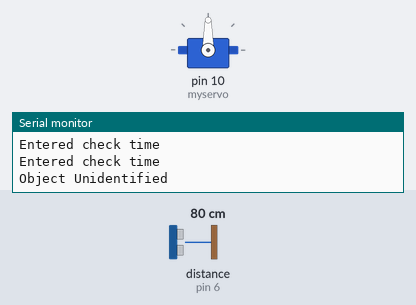
A sketch run on a simulated Arduino Uno, built with avr-gcc and run on an emulated ATmega328P. Parts: servo, the last lines printed to the serial monitor. Wiring (inferred from the names in the program): ultrasonic range finder: trigger pin 5; echo pin 6. Inputs (shaded band) come from the test bench; at power-on: distance to the obstacle (sensor on pin 6) 80 cm. The echo pulse lasts 58.3 µs per cm.

Above: at 1.2 s.
1.3 s: distance to the obstacle (sensor on pin 6) set to 9 cm
2.9 s: distance to the obstacle (sensor on pin 6) set to 35 cm
5.9 s: distance to the obstacle (sensor on pin 6) set to 120 cm
At 7.0 s:
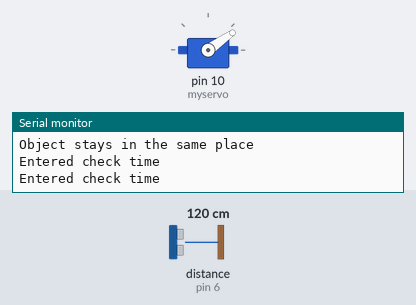
8.9 s: distance to the obstacle (sensor on pin 6) set to 32 cm
At 10.4 s:
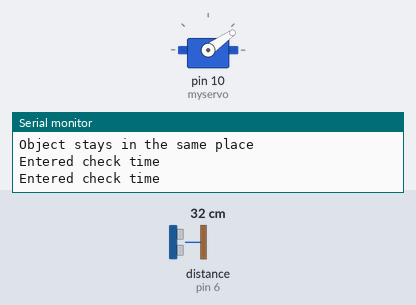
11.9 s: distance to the obstacle (sensor on pin 6) set to 38 cm
At 12.5 s:
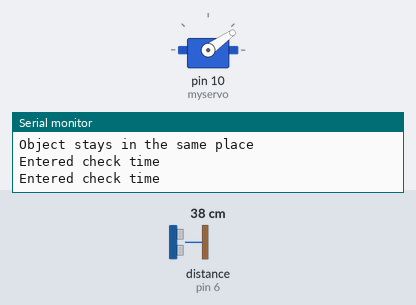
Timing chart, 0 to 14.9 s (numbered marks = the images above; inputs shaded):
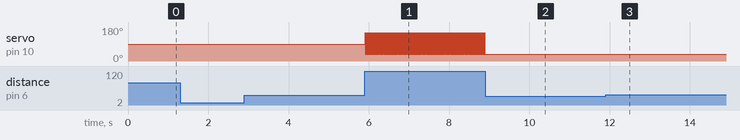

The sketch:

ultrasonic_servo_1.ino
```cpp
#include <Servo.h>

int trigPin = 5;
int echoPin = 6;

Servo myservo,myservo2;//myservo-horizontal//myservo2-vertical servo

// defines variables
long duration;
int distance,temp,temp1,pos,i=0;
const long interval = 1000;
unsigned long previousMillis = 0;
unsigned long currentMillis=0;
bool flag=false;

void setup()
{
pinMode(trigPin, OUTPUT); // Sets the trigPin as an Output
pinMode(echoPin, INPUT); // Sets the echoPin as an Input
Serial.begin(9600);
myservo.attach(10);
}

void loop()
{
  checktime();
  //currentMillis = millis();
   usCheck();
  if(temp==0)
  Serial.println("Object Unidentified");
}


void search()
{

  if (temp==1)
  {

    //if time is not completed
    //move the servo to its left slowly and try to identify the object
      //usCheck();
      //this condition checks if object is found or not
      //temp1 is used to toogle pulses between right and left so that servo alternatively moves left left for the specified angles
    while( (flag==false) && (temp1==0) )
    {// check left
      for(i=100; i<=150; i+=1)//changing from 135 to 120
      {
      myservo.write(i);
      //myservo.write(90);
      temp1=1;
          //delay(15);
      }
     /* if(i>=150)
      {
      temp1=1;

      Serial.println("Making temp1=1");*/
      usCheck();
      checktime();
      //}

      Serial.println("Servo checking on left");
      //temp1=1;
      //usCheck();
    }
    while( (flag==false) && (temp1==1) )
    {// check right
      for (i=85 ; i>=35 ; i-=1 )
      {
      myservo.write(i);
      temp1=0;
      //myservo.write(90);
      }
     /* if(i<=35)
      {
      temp1=0;
      Serial.println("Making temp1=0");
      //myservo.write(90);*/
      usCheck();
      checktime();
      //}

      Serial.println("Servo checking on right");
      //usCheck();
    }
    if(flag==true)
    {
    Serial.println("Object found");
    myservo.write(90);
    }
  }
  /*else if (temp==0)
  {
    while(!flag)
    {
      myservo.write(105);
      Serial.println("Object not identified yet");
      usCheck();
    }
  }*/
}


void ultrasonic()
{
digitalWrite(trigPin, LOW);
delayMicroseconds(2);
digitalWrite(trigPin, HIGH);
delayMicroseconds(10);
digitalWrite(trigPin, LOW);
duration = pulseIn(echoPin, HIGH);// Reads the echoPin, returns the sound wave travel time in microseconds
distance = (duration/2) / 29.1;

}


void usCheck()
{
  if(temp==1)
  {
  ultrasonic();
  if ((distance>=0 ) && (distance<=20) )
  {
    Serial.println("Object stays in the same place");
    //temp=1;
    flag=true;
       myservo.write(90);
  }
  else
  flag=false;

  if(flag==false)
  {
    search();
  }
  }
  else if(temp==0)
  {
    ultrasonic();
    if ((distance>=8) && (distance<=20) )
  {
    Serial.println("Object identified");
    temp=1;
    flag=true;
    myservo.write(90);
  }
  }
checktime();
}

void checktime()

{
   currentMillis = millis();
   Serial.println("Entered check time");
     if  (currentMillis - previousMillis >= 100000) //&& (temp== 1) )
    {
       previousMillis = currentMillis;
       temp=0;
       flag=false;
       myservo.write(90);
       Serial.println("Time lapse, Missed object");
  }

}
```

Measured:
- after the input at 8.9 s, servo on pin 10 (myservo): stops changing and stays 35°
- after the input at 11.9 s, servo on pin 10 (myservo): stays 35° (without the input it goes to 150° after 4.0 s)
- by itself, servo on pin 10 (myservo): alternates 150° for 0.01 s and 35° for 0.01 s
